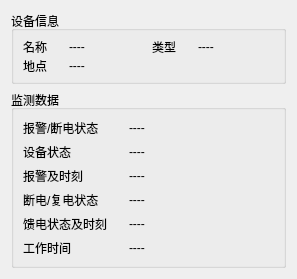
<?xml version="1.0" encoding="UTF-8"?>
<ui version="4.0">
 <class>SwitchDlg</class>
 <widget class="QWidget" name="SwitchDlg">
  <property name="geometry">
   <rect>
    <x>0</x>
    <y>0</y>
    <width>297</width>
    <height>279</height>
   </rect>
  </property>
  <property name="minimumSize">
   <size>
    <width>297</width>
    <height>279</height>
   </size>
  </property>
  <property name="maximumSize">
   <size>
    <width>297</width>
    <height>279</height>
   </size>
  </property>
  <property name="windowTitle">
   <string>开关信息</string>
  </property>
  <layout class="QGridLayout" name="gridLayout_4">
   <item row="0" column="0">
    <layout class="QVBoxLayout" name="verticalLayout_2">
     <item>
      <widget class="QGroupBox" name="groupBox">
       <property name="minimumSize">
        <size>
         <width>0</width>
         <height>60</height>
        </size>
       </property>
       <property name="maximumSize">
        <size>
         <width>16777215</width>
         <height>100</height>
        </size>
       </property>
       <property name="title">
        <string>设备信息</string>
       </property>
       <layout class="QGridLayout" name="gridLayout_2">
        <item row="0" column="0">
         <layout class="QGridLayout" name="gridLayout">
          <item row="0" column="0">
           <layout class="QHBoxLayout" name="horizontalLayout_4">
            <item>
             <layout class="QHBoxLayout" name="horizontalLayout">
              <item>
               <widget class="QLabel" name="label">
                <property name="maximumSize">
                 <size>
                  <width>40</width>
                  <height>16777215</height>
                 </size>
                </property>
                <property name="text">
                 <string>名称</string>
                </property>
               </widget>
              </item>
              <item>
               <widget class="QLabel" name="nameLabel">
                <property name="text">
                 <string>----</string>
                </property>
               </widget>
              </item>
             </layout>
            </item>
            <item>
             <layout class="QHBoxLayout" name="horizontalLayout_2">
              <item>
               <widget class="QLabel" name="label_3">
                <property name="maximumSize">
                 <size>
                  <width>40</width>
                  <height>16777215</height>
                 </size>
                </property>
                <property name="text">
                 <string>类型</string>
                </property>
               </widget>
              </item>
              <item>
               <widget class="QLabel" name="typeLabel">
                <property name="text">
                 <string>----</string>
                </property>
               </widget>
              </item>
             </layout>
            </item>
           </layout>
          </item>
          <item row="1" column="0">
           <layout class="QHBoxLayout" name="horizontalLayout_3">
            <item>
             <widget class="QLabel" name="label_2">
              <property name="maximumSize">
               <size>
                <width>40</width>
                <height>16777215</height>
               </size>
              </property>
              <property name="text">
               <string>地点</string>
              </property>
             </widget>
            </item>
            <item>
             <widget class="QLabel" name="addressLabel">
              <property name="text">
               <string>----</string>
              </property>
             </widget>
            </item>
           </layout>
          </item>
         </layout>
        </item>
       </layout>
      </widget>
     </item>
     <item>
      <widget class="QGroupBox" name="groupBox_2">
       <property name="minimumSize">
        <size>
         <width>0</width>
         <height>178</height>
        </size>
       </property>
       <property name="title">
        <string>监测数据</string>
       </property>
       <layout class="QGridLayout" name="gridLayout_3">
        <item row="0" column="0">
         <layout class="QVBoxLayout" name="verticalLayout">
          <item>
           <layout class="QHBoxLayout" name="horizontalLayout_5">
            <item>
             <widget class="QLabel" name="label_7">
              <property name="maximumSize">
               <size>
                <width>100</width>
                <height>16777215</height>
               </size>
              </property>
              <property name="text">
               <string>报警/断电状态</string>
              </property>
             </widget>
            </item>
            <item>
             <widget class="QLabel" name="baojingStautsLabel">
              <property name="text">
               <string>----</string>
              </property>
             </widget>
            </item>
           </layout>
          </item>
          <item>
           <layout class="QHBoxLayout" name="horizontalLayout_6">
            <item>
             <widget class="QLabel" name="label_8">
              <property name="maximumSize">
               <size>
                <width>100</width>
                <height>16777215</height>
               </size>
              </property>
              <property name="text">
               <string>设备状态</string>
              </property>
             </widget>
            </item>
            <item>
             <widget class="QLabel" name="statusLabel">
              <property name="text">
               <string>----</string>
              </property>
             </widget>
            </item>
           </layout>
          </item>
          <item>
           <layout class="QHBoxLayout" name="horizontalLayout_7">
            <item>
             <widget class="QLabel" name="label_9">
              <property name="maximumSize">
               <size>
                <width>100</width>
                <height>16777215</height>
               </size>
              </property>
              <property name="text">
               <string>报警及时刻</string>
              </property>
             </widget>
            </item>
            <item>
             <widget class="QLabel" name="baojingLabel">
              <property name="text">
               <string>----</string>
              </property>
             </widget>
            </item>
           </layout>
          </item>
          <item>
           <layout class="QHBoxLayout" name="horizontalLayout_8">
            <item>
             <widget class="QLabel" name="label_10">
              <property name="maximumSize">
               <size>
                <width>100</width>
                <height>16777215</height>
               </size>
              </property>
              <property name="text">
               <string>断电/复电状态</string>
              </property>
             </widget>
            </item>
            <item>
             <widget class="QLabel" name="duandianLabel">
              <property name="text">
               <string>----</string>
              </property>
             </widget>
            </item>
           </layout>
          </item>
          <item>
           <layout class="QHBoxLayout" name="horizontalLayout_9">
            <item>
             <widget class="QLabel" name="label_11">
              <property name="maximumSize">
               <size>
                <width>100</width>
                <height>16777215</height>
               </size>
              </property>
              <property name="text">
               <string>馈电状态及时刻</string>
              </property>
             </widget>
            </item>
            <item>
             <widget class="QLabel" name="kuidianLabel">
              <property name="text">
               <string>----</string>
              </property>
             </widget>
            </item>
           </layout>
          </item>
          <item>
           <layout class="QHBoxLayout" name="horizontalLayout_10">
            <item>
             <widget class="QLabel" name="label_12">
              <property name="maximumSize">
               <size>
                <width>100</width>
                <height>16777215</height>
               </size>
              </property>
              <property name="text">
               <string>工作时间</string>
              </property>
             </widget>
            </item>
            <item>
             <widget class="QLabel" name="timeLabel">
              <property name="text">
               <string>----</string>
              </property>
             </widget>
            </item>
           </layout>
          </item>
         </layout>
        </item>
       </layout>
       <zorder>label_7</zorder>
       <zorder>label_8</zorder>
       <zorder>label_9</zorder>
       <zorder>label_10</zorder>
       <zorder>label_11</zorder>
       <zorder>label_12</zorder>
       <zorder>kuidianLabel</zorder>
       <zorder>duandianLabel</zorder>
       <zorder>statusLabel</zorder>
       <zorder>baojingLabel</zorder>
       <zorder>baojingStautsLabel</zorder>
       <zorder>groupBox</zorder>
       <zorder>groupBox</zorder>
       <zorder>groupBox</zorder>
       <zorder>timeLabel</zorder>
      </widget>
     </item>
    </layout>
   </item>
  </layout>
  <zorder>groupBox</zorder>
  <zorder>groupBox_2</zorder>
  <zorder>groupBox</zorder>
  <zorder>verticalSpacer</zorder>
 </widget>
 <resources/>
 <connections/>
</ui>
